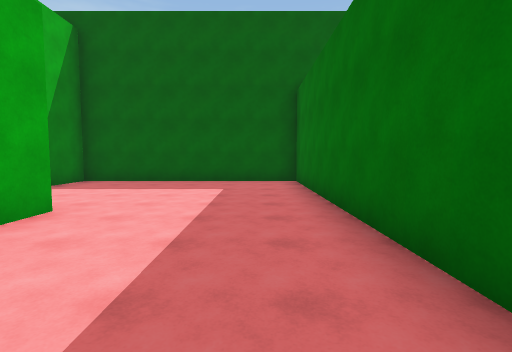
[1] (above)

19 first-person views from a walk through a scene from a Unity 3-D project. The camera is 1.5 m above the floor, tilts 4° down and sees 85° across. The floor is counted in squares, 2 m on a side. Each view is taken from the middle of a square. On the plan, view 1 faces up. The plan holds only what a view shows up to about 10 squares ahead; the rest is blank. Some animated figures are not drawn.

[2]
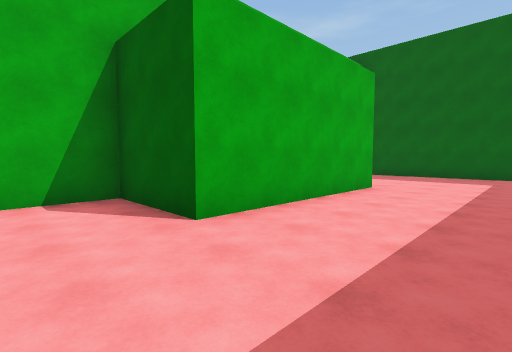

[3]
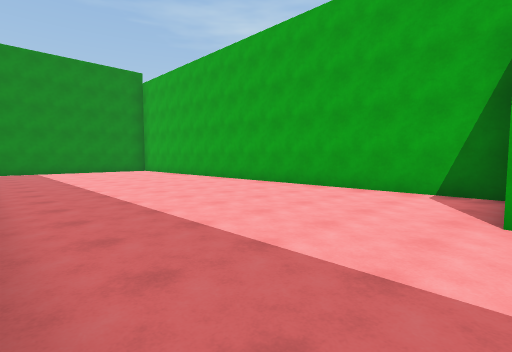

[4]
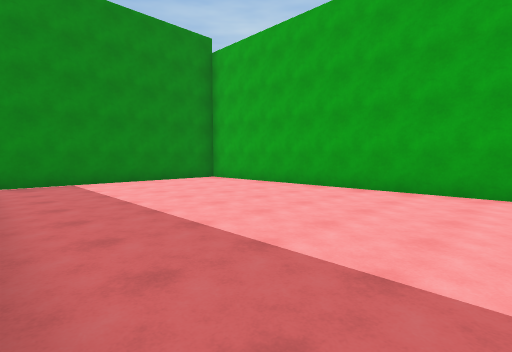

[5]
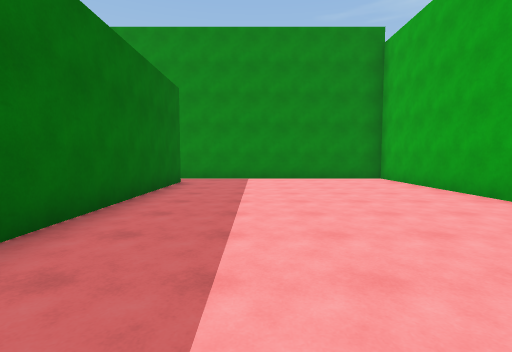

[6]
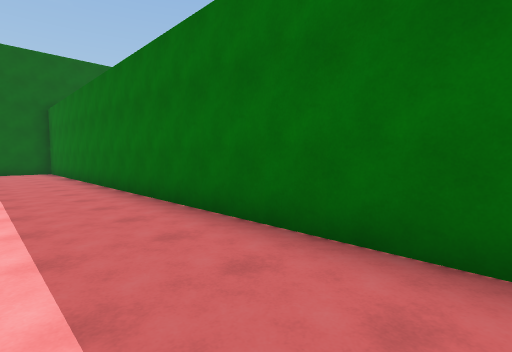

[7]
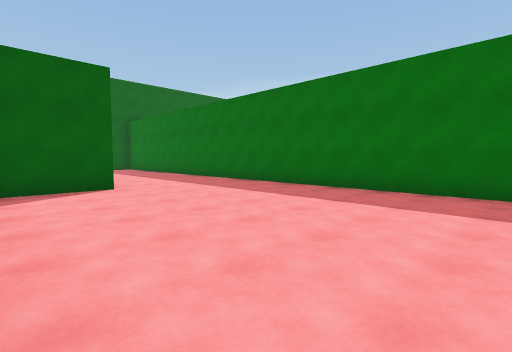

[8]
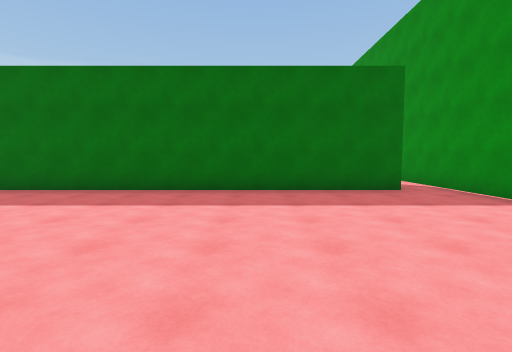

[9]
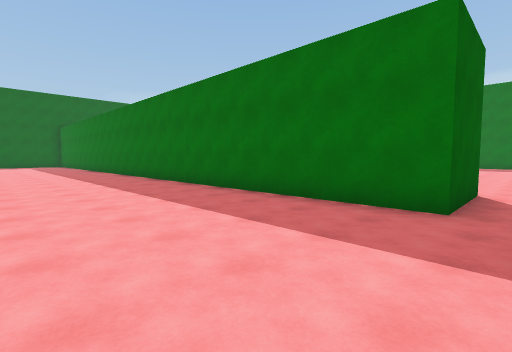

[10]
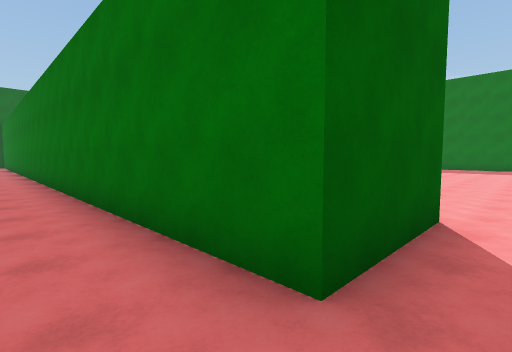

[11]
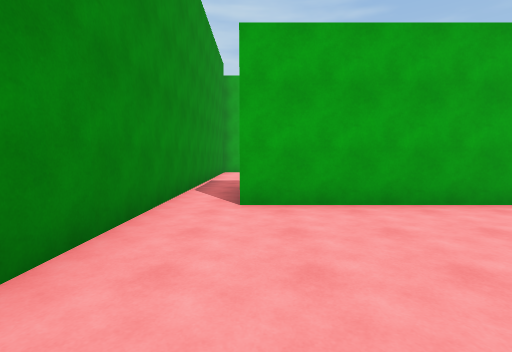

[12]
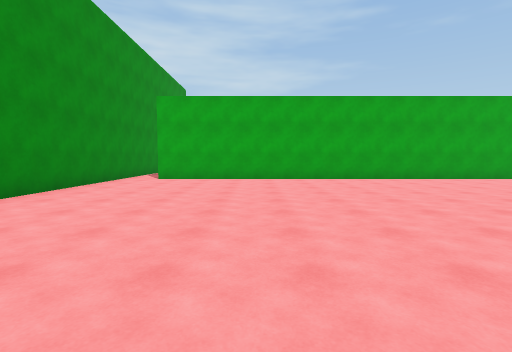

[13]
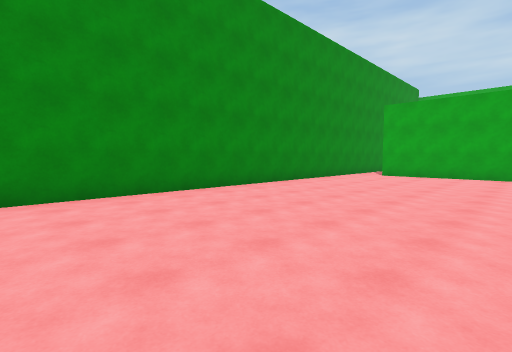

[14]
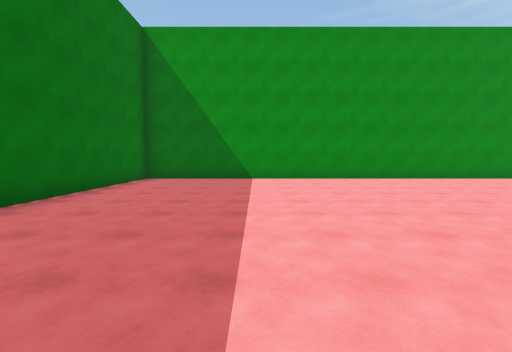

[15]
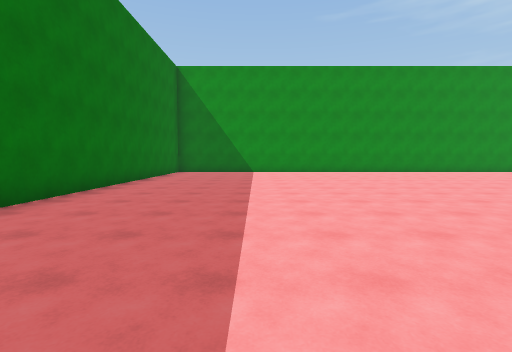

[16]
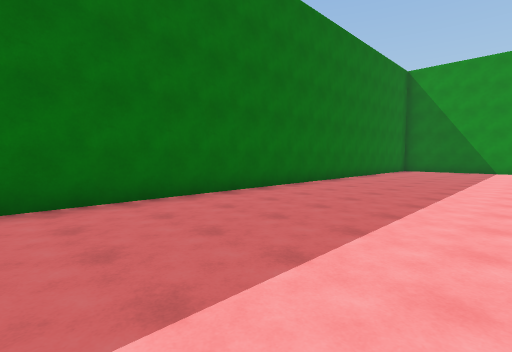

[17]
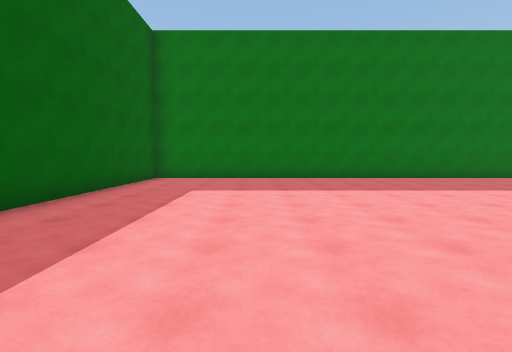

[18]
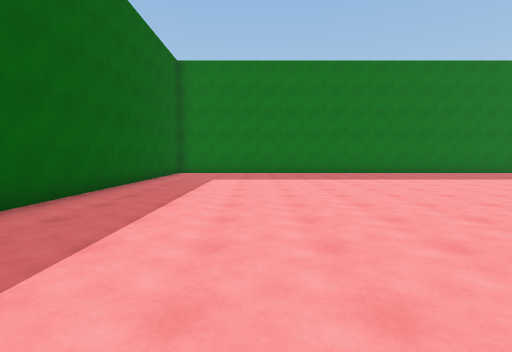

[19]
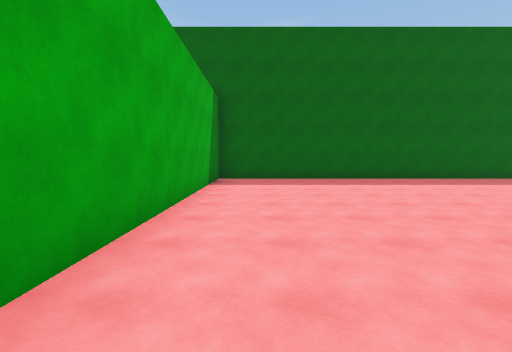

### Floor plan
Ten units are one square. View 1 is at (0, 0); x grows to the right and y downward. Boxes are objects, and circles mark ways between rooms. Rooms are numbered by the first view taken in them; rooms with no view inside come last. Other rooms are left out.
<svg viewBox="-58 -90 250 250">
<path fill="none" stroke="#000" d="M-28 -39 -28 12 -53 12 -53 155 35 155M37 143 12 143 12 -85 -53 -85 -53 -71M37 25 37 143M35 155 187 155 187 -85 37 -85 37 -2"/>
<circle cx="25" cy="150" r="3" fill="#2a7"/>
<text x="-20" y="40">1</text>
<text x="110" y="30">2</text>
</svg>
Room 1 opens to room 2.

Where each view was taken, in squares from view 1:
view 1: 0 up, 0 right, facing up
view 2: 3 down, 0 right, facing up-left
view 3: 1 down, 1 right, facing down-left
view 4: 7 down, 1 right, facing down-left
view 5: 6 down, 1 left, facing down
view 6: 6 down, 1 left, facing up-right
view 7: 8 down, 5 left, facing up-right
view 8: 11 down, 5 left, facing right
view 9: 15 down, 3 left, facing up-right
view 10: 15 down, 0 right, facing up-right
view 11: 14 down, 8 right, facing left
view 12: 11 down, 13 right, facing left
view 13: 10 down, 15 right, facing down-left
view 14: 6 down, 15 right, facing down
view 15: 2 down, 15 right, facing down
view 16: 0 up, 14 right, facing down-right
view 17: 5 up, 9 right, facing right
view 18: 5 up, 6 right, facing right
view 19: 1 down, 5 right, facing up
